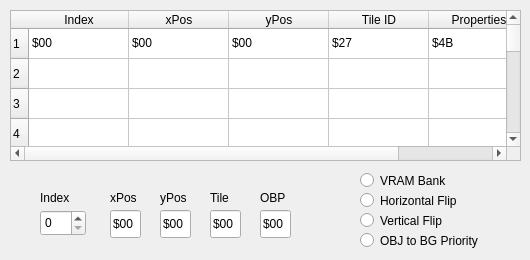
    <widget class="QWidget" name="tab_5">
     <attribute name="title">
      <string>Sprites</string>
     </attribute>
     <widget class="QTableWidget" name="tableWidget">
      <property name="geometry">
       <rect>
        <x>10</x>
        <y>10</y>
        <width>511</width>
        <height>151</height>
       </rect>
      </property>
      <property name="rowCount">
       <number>40</number>
      </property>
      <property name="columnCount">
       <number>5</number>
      </property>
      <row/>
      <row/>
      <row/>
      <row/>
      <row/>
      <row/>
      <row/>
      <row/>
      <row/>
      <row/>
      <row/>
      <row/>
      <row/>
      <row/>
      <row/>
      <row/>
      <row/>
      <row/>
      <row/>
      <row/>
      <row/>
      <row/>
      <row/>
      <row/>
      <row/>
      <row/>
      <row/>
      <row/>
      <row/>
      <row/>
      <row/>
      <row/>
      <row/>
      <row/>
      <row/>
      <row/>
      <row/>
      <row/>
      <row/>
      <row/>
      <column>
       <property name="text">
        <string>Index</string>
       </property>
      </column>
      <column>
       <property name="text">
        <string>xPos</string>
       </property>
      </column>
      <column>
       <property name="text">
        <string>yPos</string>
       </property>
      </column>
      <column>
       <property name="text">
        <string>Tile ID</string>
       </property>
      </column>
      <column>
       <property name="text">
        <string>Properties</string>
       </property>
      </column>
      <item row="0" column="0">
       <property name="text">
        <string>$00</string>
       </property>
      </item>
      <item row="0" column="1">
       <property name="text">
        <string>$00</string>
       </property>
      </item>
      <item row="0" column="2">
       <property name="text">
        <string>$00</string>
       </property>
      </item>
      <item row="0" column="3">
       <property name="text">
        <string>$27</string>
       </property>
      </item>
      <item row="0" column="4">
       <property name="text">
        <string>$4B</string>
       </property>
      </item>
     </widget>
     <widget class="QSpinBox" name="spinBox_SpriteIndex">
      <property name="geometry">
       <rect>
        <x>40</x>
        <y>210</y>
        <width>46</width>
        <height>26</height>
       </rect>
      </property>
      <property name="toolTip">
       <string>&lt;html&gt;&lt;head/&gt;&lt;body&gt;&lt;p&gt;Select which &lt;span style=&quot; font-weight:600;&quot;&gt;SpriteIndex&lt;/span&gt; to display (0-39)&lt;/p&gt;&lt;/body&gt;&lt;/html&gt;</string>
      </property>
      <property name="maximum">
       <number>39</number>
      </property>
     </widget>
     <widget class="QLineEdit" name="lineEdit_SpriteX">
      <property name="geometry">
       <rect>
        <x>110</x>
        <y>210</y>
        <width>31</width>
        <height>28</height>
       </rect>
      </property>
      <property name="text">
       <string>$00</string>
      </property>
      <property name="readOnly">
       <bool>true</bool>
      </property>
     </widget>
     <widget class="QLabel" name="label_25">
      <property name="geometry">
       <rect>
        <x>110</x>
        <y>190</y>
        <width>31</width>
        <height>16</height>
       </rect>
      </property>
      <property name="text">
       <string>xPos</string>
      </property>
     </widget>
     <widget class="QLabel" name="label_26">
      <property name="geometry">
       <rect>
        <x>160</x>
        <y>190</y>
        <width>31</width>
        <height>16</height>
       </rect>
      </property>
      <property name="text">
       <string>yPos</string>
      </property>
     </widget>
     <widget class="QLineEdit" name="lineEdit_SpriteY">
      <property name="geometry">
       <rect>
        <x>160</x>
        <y>210</y>
        <width>31</width>
        <height>28</height>
       </rect>
      </property>
      <property name="text">
       <string>$00</string>
      </property>
      <property name="readOnly">
       <bool>true</bool>
      </property>
     </widget>
     <widget class="QLabel" name="label_27">
      <property name="geometry">
       <rect>
        <x>210</x>
        <y>190</y>
        <width>41</width>
        <height>16</height>
       </rect>
      </property>
      <property name="text">
       <string>Tile</string>
      </property>
     </widget>
     <widget class="QLineEdit" name="lineEdit_SpriteTile">
      <property name="geometry">
       <rect>
        <x>210</x>
        <y>210</y>
        <width>31</width>
        <height>28</height>
       </rect>
      </property>
      <property name="text">
       <string>$00</string>
      </property>
      <property name="readOnly">
       <bool>true</bool>
      </property>
     </widget>
     <widget class="QLabel" name="label_28">
      <property name="geometry">
       <rect>
        <x>260</x>
        <y>190</y>
        <width>51</width>
        <height>16</height>
       </rect>
      </property>
      <property name="text">
       <string>OBP</string>
      </property>
     </widget>
     <widget class="QLineEdit" name="lineEdit_SpritePalette">
      <property name="geometry">
       <rect>
        <x>260</x>
        <y>210</y>
        <width>31</width>
        <height>28</height>
       </rect>
      </property>
      <property name="text">
       <string>$00</string>
      </property>
      <property name="readOnly">
       <bool>true</bool>
      </property>
     </widget>
     <widget class="QLabel" name="label_29">
      <property name="geometry">
       <rect>
        <x>40</x>
        <y>190</y>
        <width>41</width>
        <height>16</height>
       </rect>
      </property>
      <property name="text">
       <string>Index</string>
      </property>
     </widget>
     <widget class="QRadioButton" name="radioButton_SpriteHorizontal">
      <property name="geometry">
       <rect>
        <x>360</x>
        <y>190</y>
        <width>121</width>
        <height>21</height>
       </rect>
      </property>
      <property name="text">
       <string>Horizontal Flip</string>
      </property>
      <property name="checkable">
       <bool>true</bool>
      </property>
      <property name="autoExclusive">
       <bool>false</bool>
      </property>
     </widget>
     <widget class="QRadioButton" name="radioButton_SpriteVertical">
      <property name="geometry">
       <rect>
        <x>360</x>
        <y>210</y>
        <width>104</width>
        <height>21</height>
       </rect>
      </property>
      <property name="text">
       <string>Vertical Flip</string>
      </property>
      <property name="checkable">
       <bool>true</bool>
      </property>
      <property name="autoExclusive">
       <bool>false</bool>
      </property>
     </widget>
     <widget class="QRadioButton" name="radioButton_SpritePriority">
      <property name="geometry">
       <rect>
        <x>360</x>
        <y>230</y>
        <width>141</width>
        <height>21</height>
       </rect>
      </property>
      <property name="text">
       <string>OBJ to BG Priority</string>
      </property>
      <property name="checkable">
       <bool>true</bool>
      </property>
      <property name="autoExclusive">
       <bool>false</bool>
      </property>
     </widget>
     <widget class="QRadioButton" name="radioButton_SpriteBank">
      <property name="geometry">
       <rect>
        <x>360</x>
        <y>170</y>
        <width>121</width>
        <height>21</height>
       </rect>
      </property>
      <property name="text">
       <string>VRAM Bank</string>
      </property>
      <property name="checkable">
       <bool>true</bool>
      </property>
      <property name="autoExclusive">
       <bool>false</bool>
      </property>
     </widget>
    </widget>
